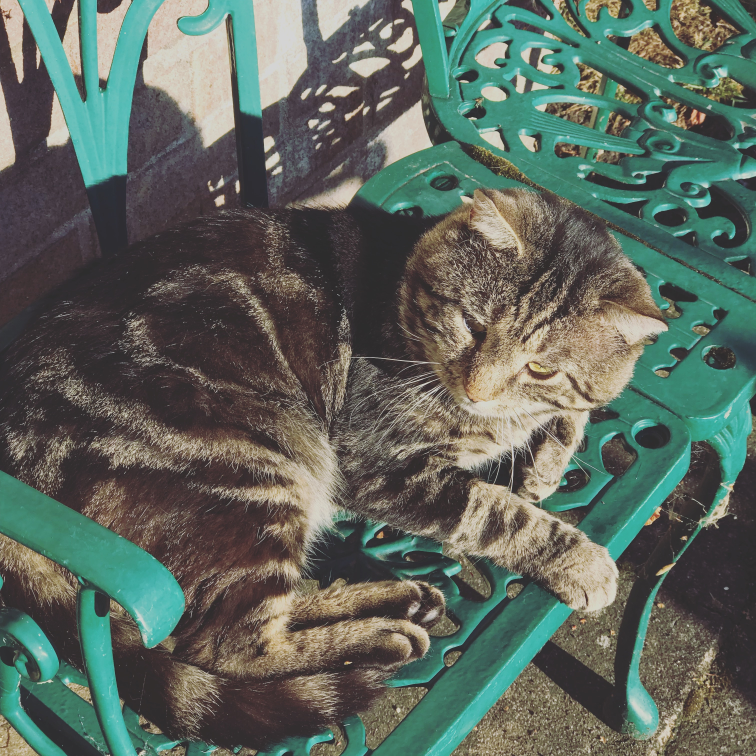
#> input picture deep-learning/58.Udemy-PyTorch-Tutorial-Neural-Networks-&-Deep-Learning-in-Python/code_and_data/section6/IMG_4781.JPG, 3024 x 3024 px (shown at 1/4 size)
$ jupyter execute 'Lecture44_Basic Conversions.ipynb'
#> lines starting #> are read from the running program, lines starting #| are printed output that depends on the picture
[cell 1]
import numpy as np
from PIL import Image, ImageFont, ImageDraw
from PIL.ImageChops import add, subtract, multiply, difference, screen
import PIL.ImageStat as stat
from skimage.io import imread, imsave, imshow, show, imread_collection, imshow_collection
from skimage.transform import SimilarityTransform, warp, swirl
from skimage.util import invert, random_noise, montage
import matplotlib.image as mpimg
import matplotlib.pylab as plt
from scipy.ndimage import affine_transform, zoom
from scipy import misc
# For inline image display inside notebook
# %matplotlib inline

import numpy as np

from PIL import Image, ImageFont, ImageDraw
from PIL.ImageChops import add, subtract, multiply, difference, screen
import PIL.ImageStat as stat

from skimage.io import (
    imread,
    imsave,
    imshow,
    show,
    imread_collection,
    imshow_collection
)

# Removed `viewer` because it is no longer available
from skimage import color, exposure, img_as_float, data

from skimage.transform import SimilarityTransform, warp, swirl
from skimage.util import invert, random_noise, montage

import matplotlib.image as mpimg
import matplotlib.pyplot as plt

from scipy.ndimage import affine_transform, zoom
from scipy import misc

### read in image & convert to a different form

[cell 2]
im = Image.open('IMG_4781.JPG') # read image into an Image object with PIL
#> im is the input picture: PIL image 3024x3024 RGB; mean R, G, B 93.2, 103.8, 94.4
im = np.array(im) # create a numpy ndarray from the Image object
imshow(im) # use skimage imshow to display the image
plt.axis('off'), show()

#im = imread("IMG_4781.JPG")
#plt.show()

### Convert RGB to grey scale

[cell 3]
im_g = color.rgb2gray(im)
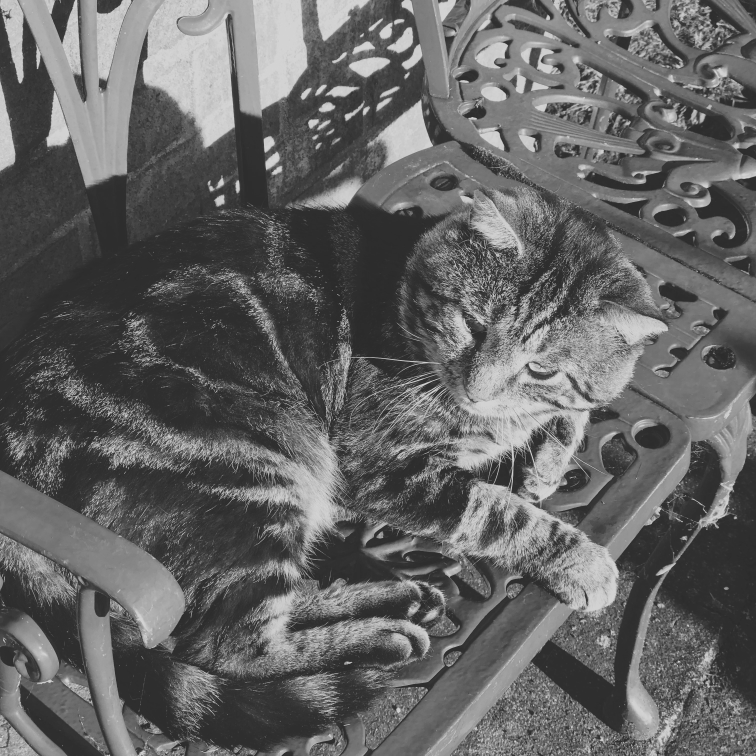
#> im_g: shape (3024, 3024) float64 (shown at 1/4 size); min 0.125, max 0.873, mean 0.396

[cell 4]
plt.subplot(121), plt.imshow(im, cmap='gray'), plt.axis('off')
plt.subplot(122), plt.imshow(im_g, cmap='gray'), plt.axis('off')
plt.show()
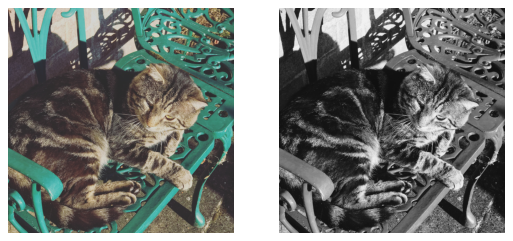
#> figure drawn by matplotlib, 2 panels

### HSV (hue, saturation, value)
#### alternative representations of the RGB color

[cell 5]
im_hsv = color.rgb2hsv(im)## Convert to hsv
#> im_hsv: shape (3024, 3024, 3) float64; mean of channels 0, 1, 2 0.408, 0.262, 0.437
plt.gray()
plt.figure(figsize=(10,8))
plt.subplot(221), plt.imshow(im_hsv[...,0]), plt.title('h', size=20), plt.axis('off')
plt.subplot(222), plt.imshow(im_hsv[...,1]), plt.title('s', size=20), plt.axis('off')
plt.subplot(223), plt.imshow(im_hsv[...,2]), plt.title('v', size=20), plt.axis('off')
plt.subplot(224), plt.axis('off')
plt.show()
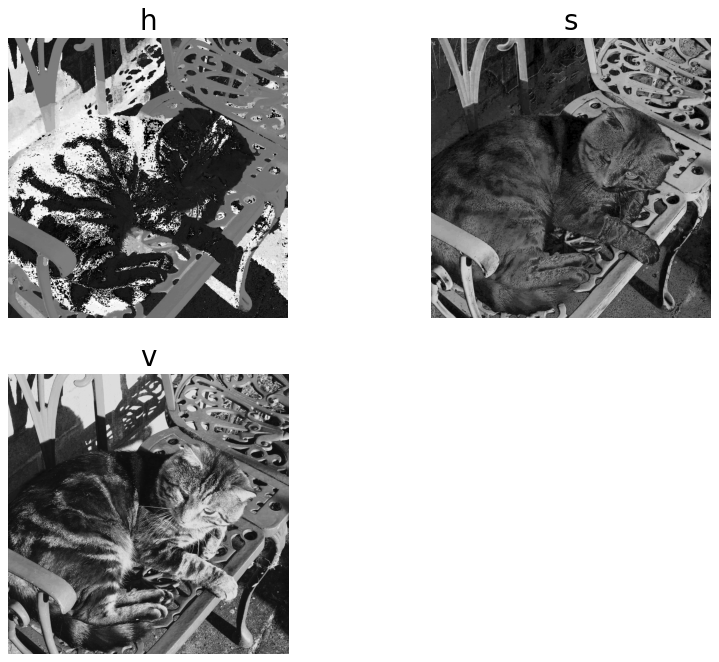
#> figure drawn by matplotlib, 3 panels

$ run again, with deep-learning/58.Udemy-PyTorch-Tutorial-Neural-Networks-&-Deep-Learning-in-Python/code_and_data/section6/IMG_4785.jpg copied over deep-learning/58.Udemy-PyTorch-Tutorial-Neural-Networks-&-Deep-Learning-in-Python/code_and_data/section6/IMG_4781.JPG
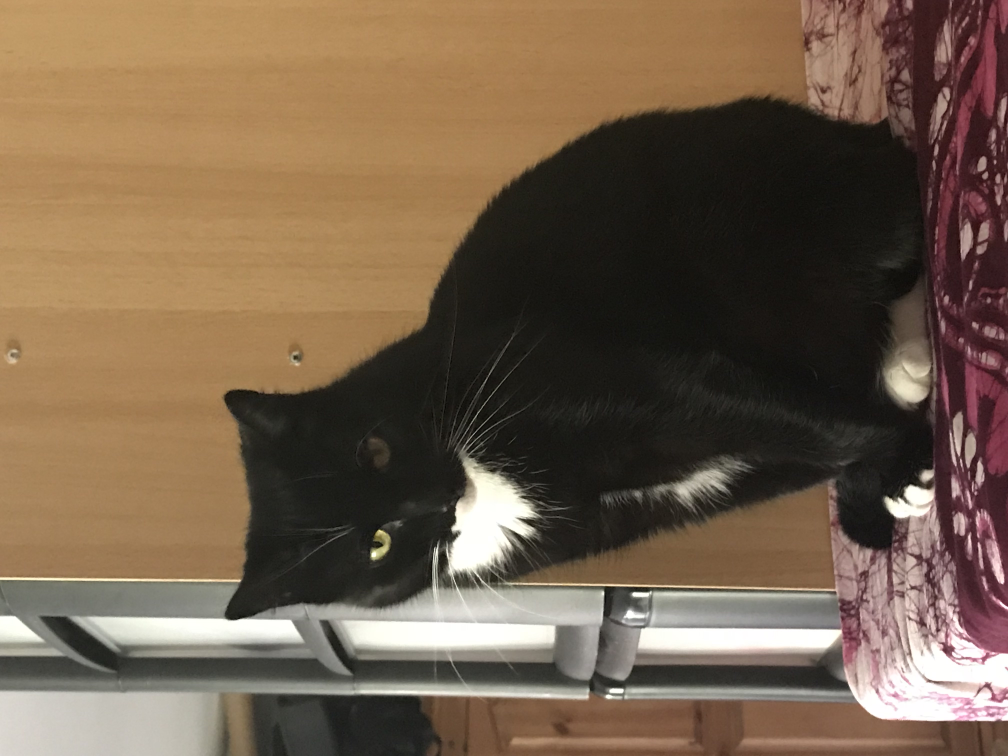
#> input picture deep-learning/58.Udemy-PyTorch-Tutorial-Neural-Networks-&-Deep-Learning-in-Python/code_and_data/section6/IMG_4785.jpg, 4032 x 3024 px (shown at 1/4 size)
#> im is the input picture: PIL image 4032x3024 RGB; mean R, G, B 115.8, 95.8, 75.9
#> `im_g = color.rgb2gray(im)`:
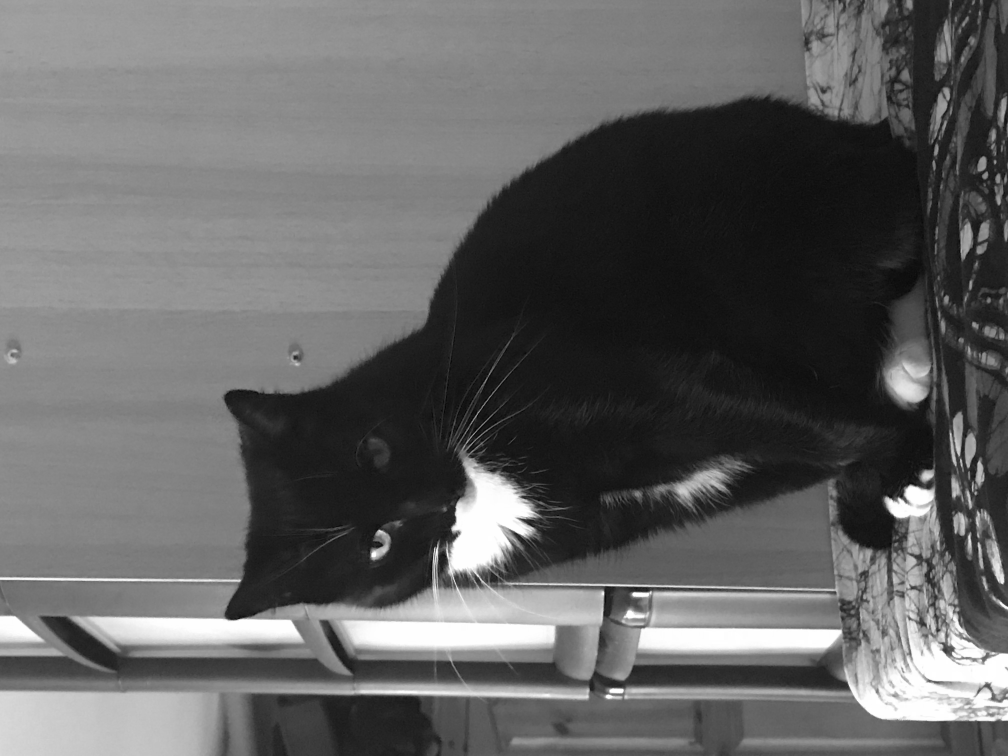
#> im_g: shape (3024, 4032) float64 (shown at 1/4 size); min 0.000833, max 1, mean 0.387
#> im_hsv: shape (3024, 4032, 3) float64; mean of channels 0, 1, 2 0.173, 0.32, 0.455
#> `plt.show()`:
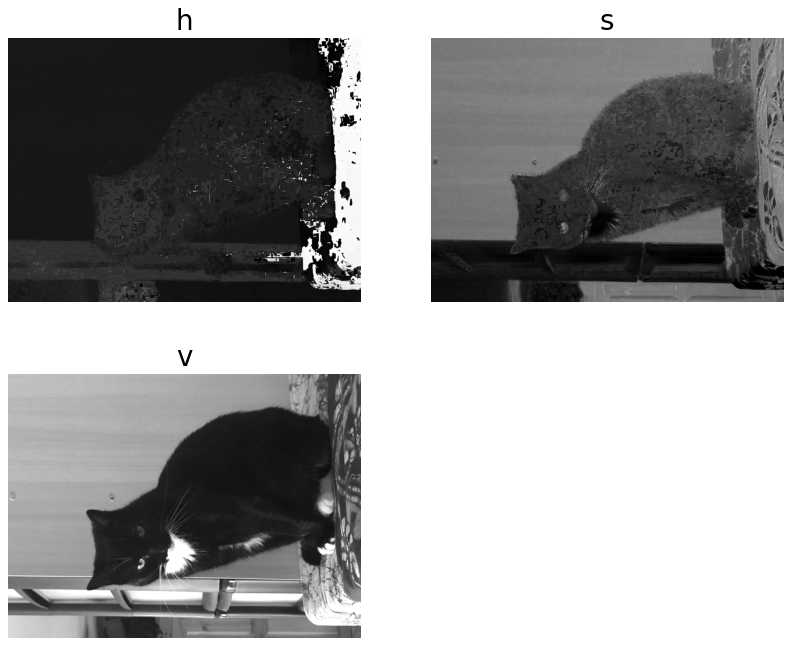
#> figure drawn by matplotlib, 3 panels

$ run again, with deep-learning/58.Udemy-PyTorch-Tutorial-Neural-Networks-&-Deep-Learning-in-Python/code_and_data/section6/AmazonParrot.jpg copied over deep-learning/58.Udemy-PyTorch-Tutorial-Neural-Networks-&-Deep-Learning-in-Python/code_and_data/section6/IMG_4781.JPG
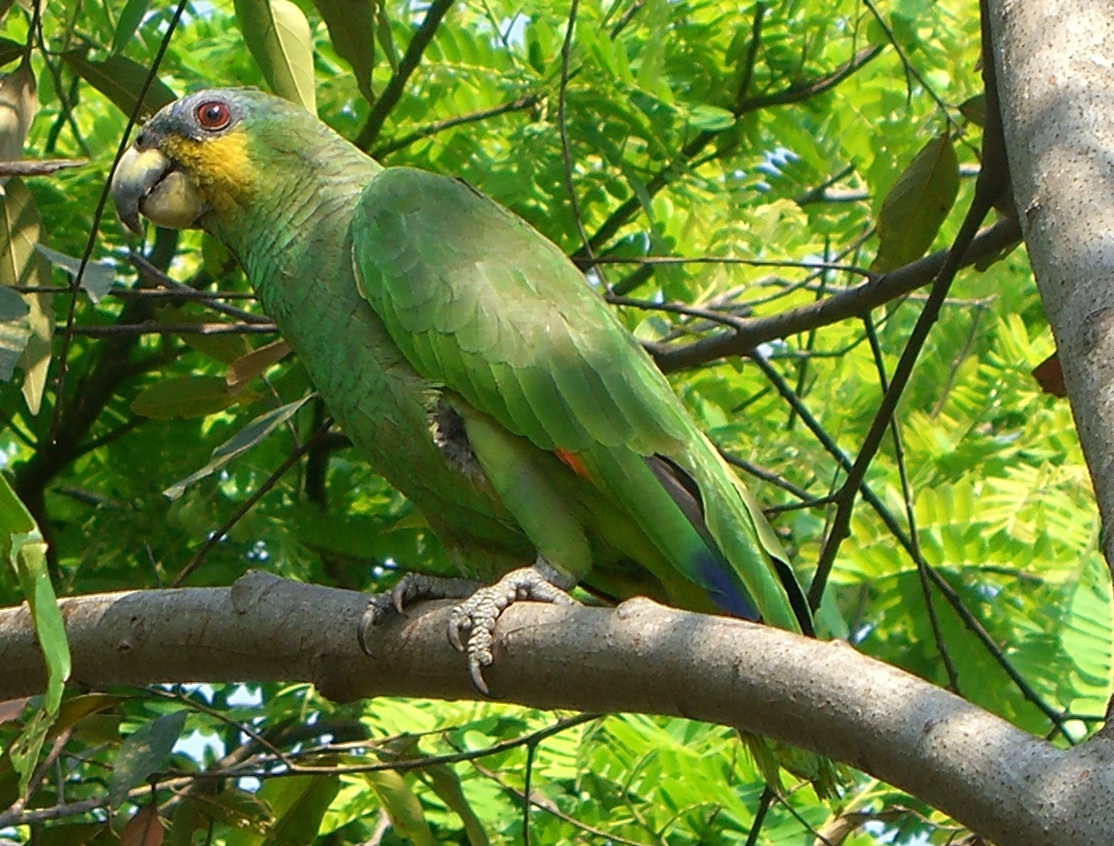
#> input picture deep-learning/58.Udemy-PyTorch-Tutorial-Neural-Networks-&-Deep-Learning-in-Python/code_and_data/section6/AmazonParrot.jpg, 1114 x 846 px
#> im is the input picture: PIL image 1114x846 RGB; mean R, G, B 100.8, 126, 53.8
#> `im_g = color.rgb2gray(im)`:
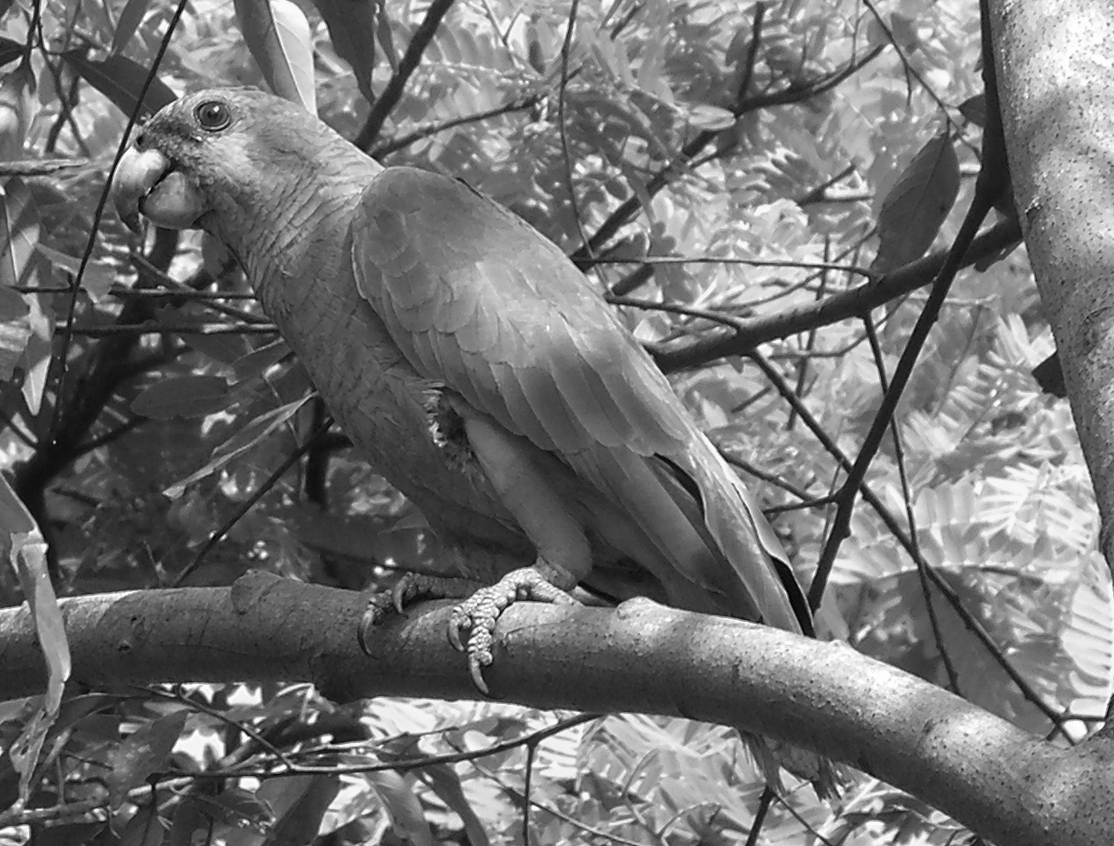
#> im_g: shape (846, 1114) float64; min 0.00644, max 0.999, mean 0.453
#> im_hsv: shape (846, 1114, 3) float64; mean of channels 0, 1, 2 0.228, 0.613, 0.499
#> `plt.show()`:
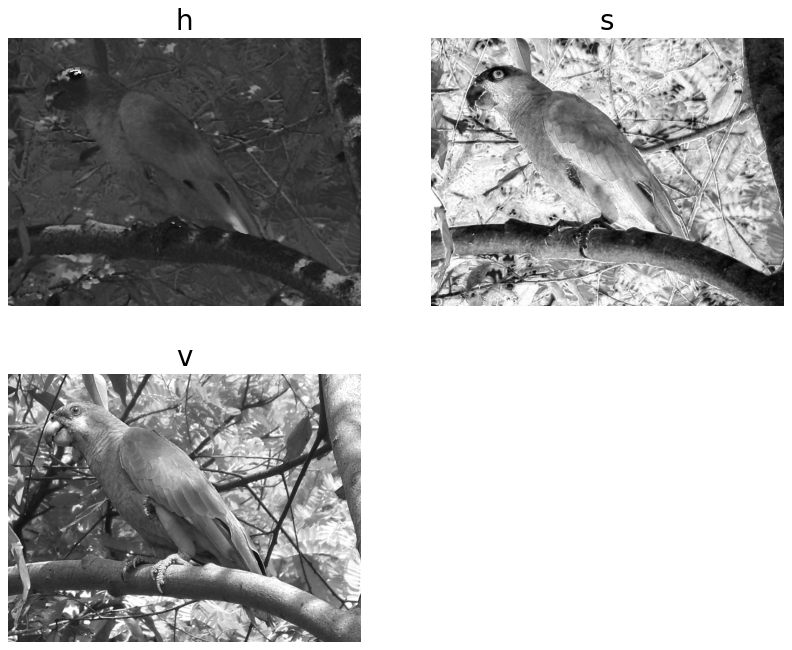
#> figure drawn by matplotlib, 3 panels
